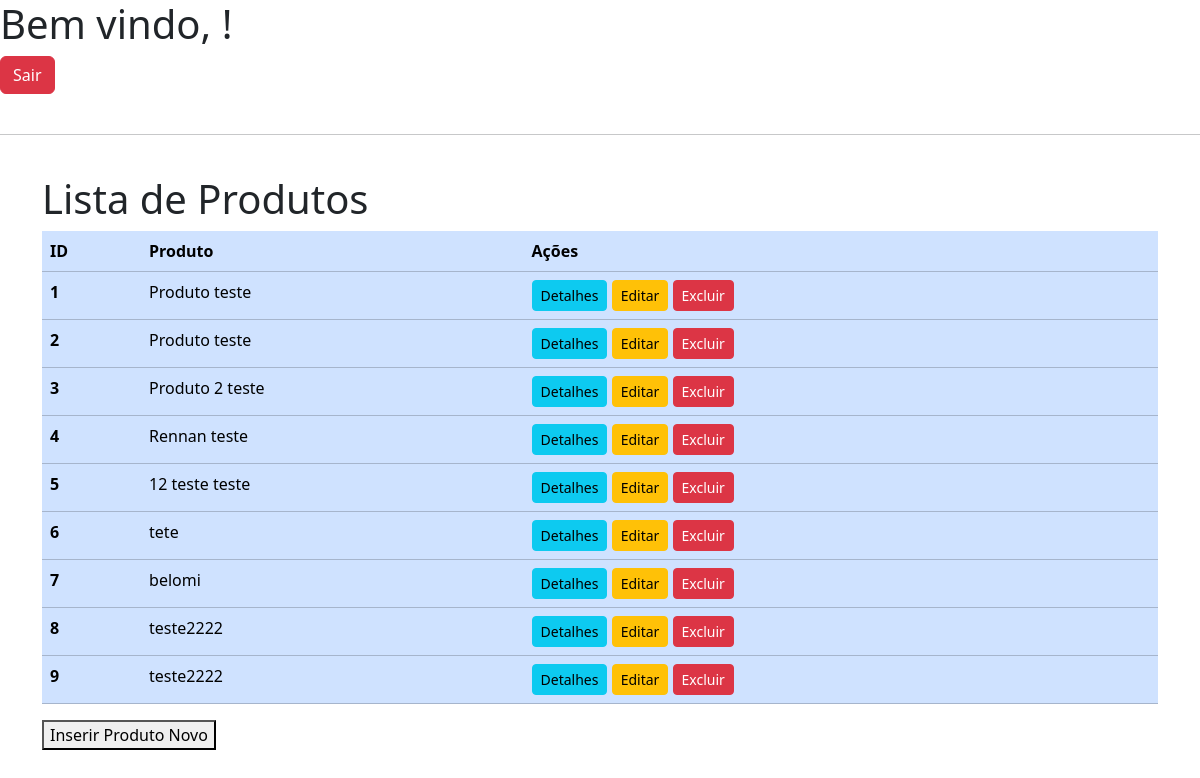
Before: / (signed in) with the older database file.
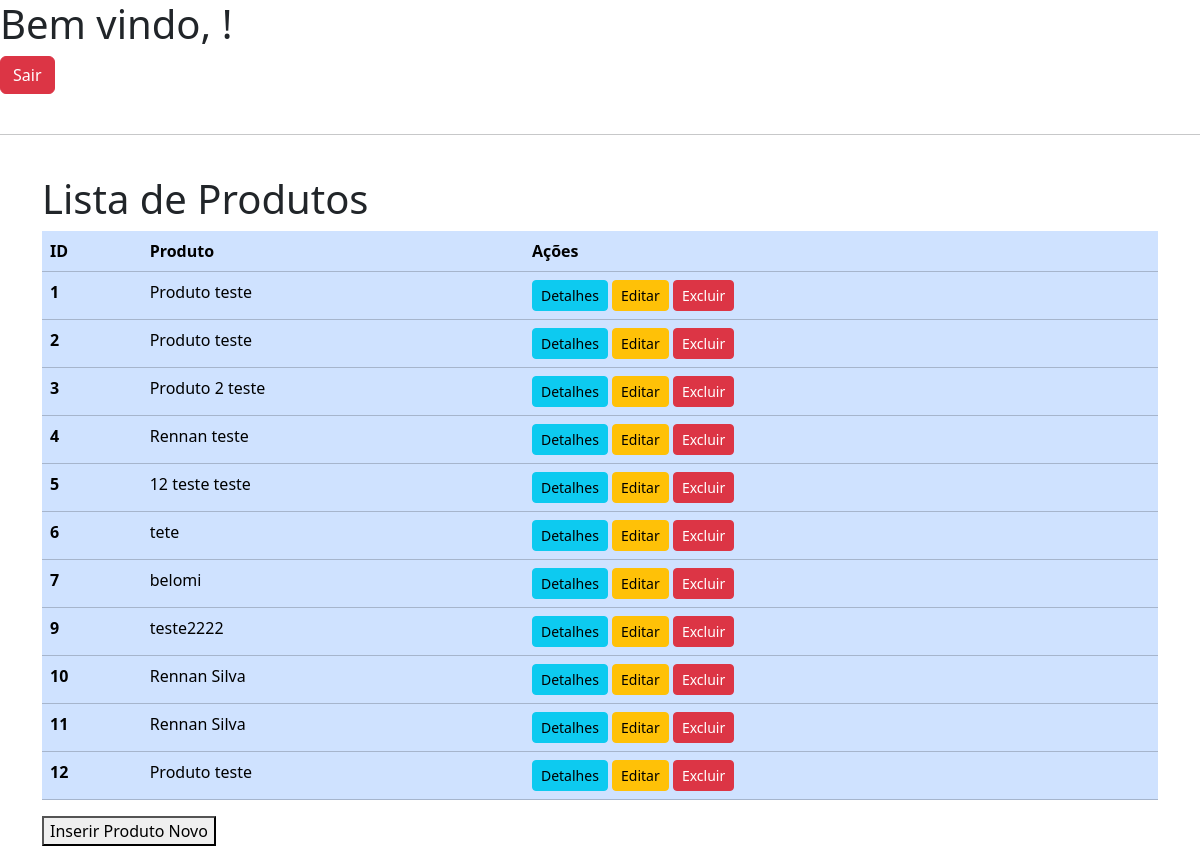
After: the same page with the newer database file.
### product/models.py (models this page shows, shortened)
class Produto(models.Model):
    nome = models.CharField(max_length=100, null=False, blank=False)
    descricao = models.TextField(null=False)
    preco = models.DecimalField(max_digits=10, decimal_places=2, null=False)
    data_criacao = models.DateTimeField(auto_now_add=True, null=False)
    data_atualizacao = models.DateTimeField(auto_now=True, null=False)

### product/views.py (the view)
# urls.py: path('', ProdutoListView.as_view(), name='produto-list'),
class ProdutoListView(ListView):
	model=Produto
	template_name='produto_list.html'

### product/templates/produto_list.html (shortened to what this page needs)
{% extends 'base.html'%}
{% block content %}
{% if user.is_authenticated %}
<h1>Bem vindo, {{ user.first_name }}!</h1>
<form action = "{% url 'admin:logout' %}?next=/" method="post">
    <button type="submit" class="btn btn-danger">Sair</button>
</form>
<br><hr><br>
<div class="container">
    <h1>Lista de Produtos</h1>
    <div
        class="table-responsive"
        >
        <table
            class="table table-primary"
        >
            <thead>
                <tr>
                    <th scope="col">ID</th>
                    <th scope="col">Produto</th>
                    <th scope="col">Ações</th>
                </tr>
            </thead>
            <tbody>
                {% for produto in object_list %}
                <tr>
                    <th scope="row">{{ produto.id }}</th scope="row">
                    <td>{{ produto.nome }}
                    <td>
                        <a href="{% url 'produto-detail' produto.pk %}" class="btn btn-info btn-sm">Detalhes</a>
                        <a href="{% url 'produto-update' produto.pk %}" class="btn btn-warning btn-sm">Editar</a>
                        <a href="{% url 'produto-delete' produto.pk %}" class="btn btn-danger btn-sm">Excluir</a>
                    </td>
                </tr>
                {% endfor %}
            </tbody>
        </table>
        <button onclick="window.location.href = '/product/add'">Inserir Produto Novo</button>
    </div>
</div>
{% else %}
    <h1>Por favor, efetue o <a href="{% url 'admin:login' %}?next=/">login</a> para acessar.</h1>
{% endif %}
{% endblock %}

Changed rows visible on the page:
removed Produto: id "8", nome "teste2222"
added Produto: id "10", nome "Rennan Silva"
added Produto: id "11", nome "Rennan Silva"
added Produto: id "12", nome "Produto teste"
